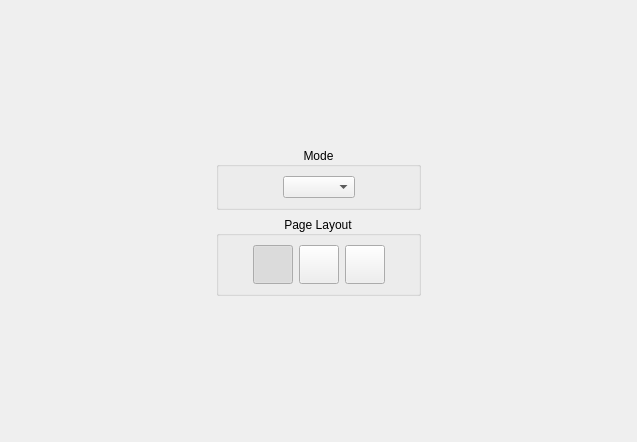
         <widget class="QWidget" name="scrollAreaWidgetContents">
          <property name="geometry">
           <rect>
            <x>0</x>
            <y>0</y>
            <width>637</width>
            <height>442</height>
           </rect>
          </property>
          <layout class="QGridLayout" name="gridLayout_2">
           <item row="1" column="1">
            <widget class="QGroupBox" name="layoutModeGroupBox">
             <property name="title">
              <string>Mode</string>
             </property>
             <property name="alignment">
              <set>Qt::AlignCenter</set>
             </property>
             <layout class="QHBoxLayout" name="horizontalLayout_25">
              <item>
               <spacer name="horizontalSpacer_57">
                <property name="orientation">
                 <enum>Qt::Horizontal</enum>
                </property>
                <property name="sizeHint" stdset="0">
                 <size>
                  <width>1</width>
                  <height>1</height>
                 </size>
                </property>
               </spacer>
              </item>
              <item>
               <widget class="QComboBox" name="layoutModeCB"/>
              </item>
              <item>
               <spacer name="horizontalSpacer_58">
                <property name="orientation">
                 <enum>Qt::Horizontal</enum>
                </property>
                <property name="sizeHint" stdset="0">
                 <size>
                  <width>1</width>
                  <height>1</height>
                 </size>
                </property>
               </spacer>
              </item>
             </layout>
            </widget>
           </item>
           <item row="2" column="1">
            <widget class="QGroupBox" name="pageLayoutGroup">
             <property name="title">
              <string>Page Layout</string>
             </property>
             <property name="alignment">
              <set>Qt::AlignCenter</set>
             </property>
             <layout class="QVBoxLayout" name="verticalLayout_8">
              <item>
               <layout class="QHBoxLayout" name="horizontalLayout_2">
                <property name="sizeConstraint">
                 <enum>QLayout::SetDefaultConstraint</enum>
                </property>
                <item>
                 <spacer name="horizontalSpacer_5">
                  <property name="orientation">
                   <enum>Qt::Horizontal</enum>
                  </property>
                  <property name="sizeHint" stdset="0">
                   <size>
                    <width>1</width>
                    <height>1</height>
                   </size>
                  </property>
                 </spacer>
                </item>
                <item>
                 <widget class="QToolButton" name="singlePageUncutBtn">
                  <property name="iconName" stdset="0">
                   <string notr="true">split-single-uncut</string>
                  </property>
                  <property name="iconSize">
                   <size>
                    <width>32</width>
                    <height>32</height>
                   </size>
                  </property>
                  <property name="checkable">
                   <bool>true</bool>
                  </property>
                  <property name="checked">
                   <bool>true</bool>
                  </property>
                  <property name="autoExclusive">
                   <bool>true</bool>
                  </property>
                  <property name="autoRaise">
                   <bool>false</bool>
                  </property>
                 </widget>
                </item>
                <item>
                 <widget class="QToolButton" name="pagePlusOffcutBtn">
                  <property name="iconName" stdset="0">
                   <string notr="true">split-right-page-plus-offcut</string>
                  </property>
                  <property name="iconSize">
                   <size>
                    <width>32</width>
                    <height>32</height>
                   </size>
                  </property>
                  <property name="checkable">
                   <bool>true</bool>
                  </property>
                  <property name="checked">
                   <bool>false</bool>
                  </property>
                  <property name="autoExclusive">
                   <bool>true</bool>
                  </property>
                 </widget>
                </item>
                <item>
                 <widget class="QToolButton" name="twoPagesBtn">
                  <property name="iconName" stdset="0">
                   <string notr="true">book-open</string>
                  </property>
                  <property name="iconSize">
                   <size>
                    <width>32</width>
                    <height>32</height>
                   </size>
                  </property>
                  <property name="checkable">
                   <bool>true</bool>
                  </property>
                  <property name="autoExclusive">
                   <bool>true</bool>
                  </property>
                 </widget>
                </item>
                <item>
                 <spacer name="horizontalSpacer_6">
                  <property name="orientation">
                   <enum>Qt::Horizontal</enum>
                  </property>
                  <property name="sizeHint" stdset="0">
                   <size>
                    <width>1</width>
                    <height>1</height>
                   </size>
                  </property>
                 </spacer>
                </item>
               </layout>
              </item>
             </layout>
            </widget>
           </item>
           <item row="2" column="0">
            <spacer name="horizontalSpacer_7">
             <property name="orientation">
              <enum>Qt::Horizontal</enum>
             </property>
             <property name="sizeHint" stdset="0">
              <size>
               <width>1</width>
               <height>1</height>
              </size>
             </property>
            </spacer>
           </item>
           <item row="2" column="2">
            <spacer name="horizontalSpacer_8">
             <property name="orientation">
              <enum>Qt::Horizontal</enum>
             </property>
             <property name="sizeHint" stdset="0">
              <size>
               <width>1</width>
               <height>1</height>
              </size>
             </property>
            </spacer>
           </item>
           <item row="0" column="1">
            <spacer name="verticalSpacer_3">
             <property name="orientation">
              <enum>Qt::Vertical</enum>
             </property>
             <property name="sizeHint" stdset="0">
              <size>
               <width>1</width>
               <height>1</height>
              </size>
             </property>
            </spacer>
           </item>
           <item row="3" column="1">
            <spacer name="verticalSpacer_4">
             <property name="orientation">
              <enum>Qt::Vertical</enum>
             </property>
             <property name="sizeHint" stdset="0">
              <size>
               <width>1</width>
               <height>1</height>
              </size>
             </property>
            </spacer>
           </item>
          </layout>
         </widget>
